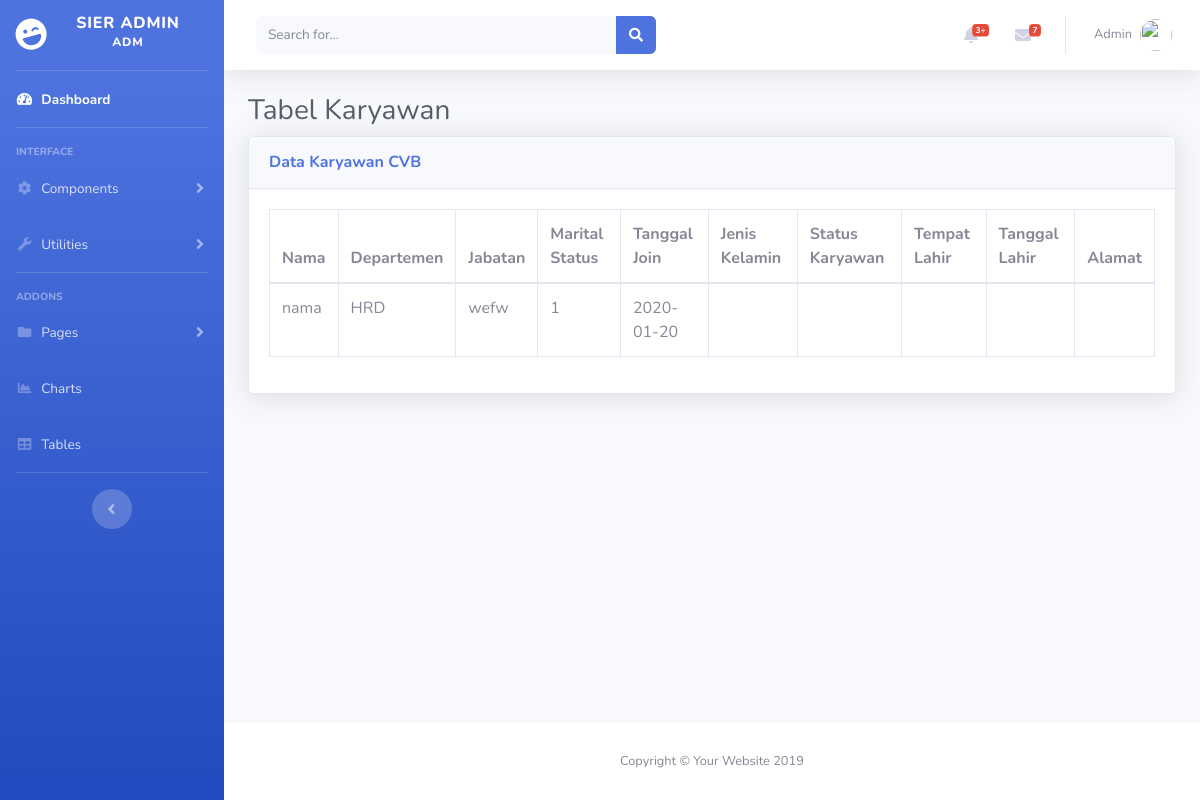
The app's page /admin/karyawan.php (signed in), older data.
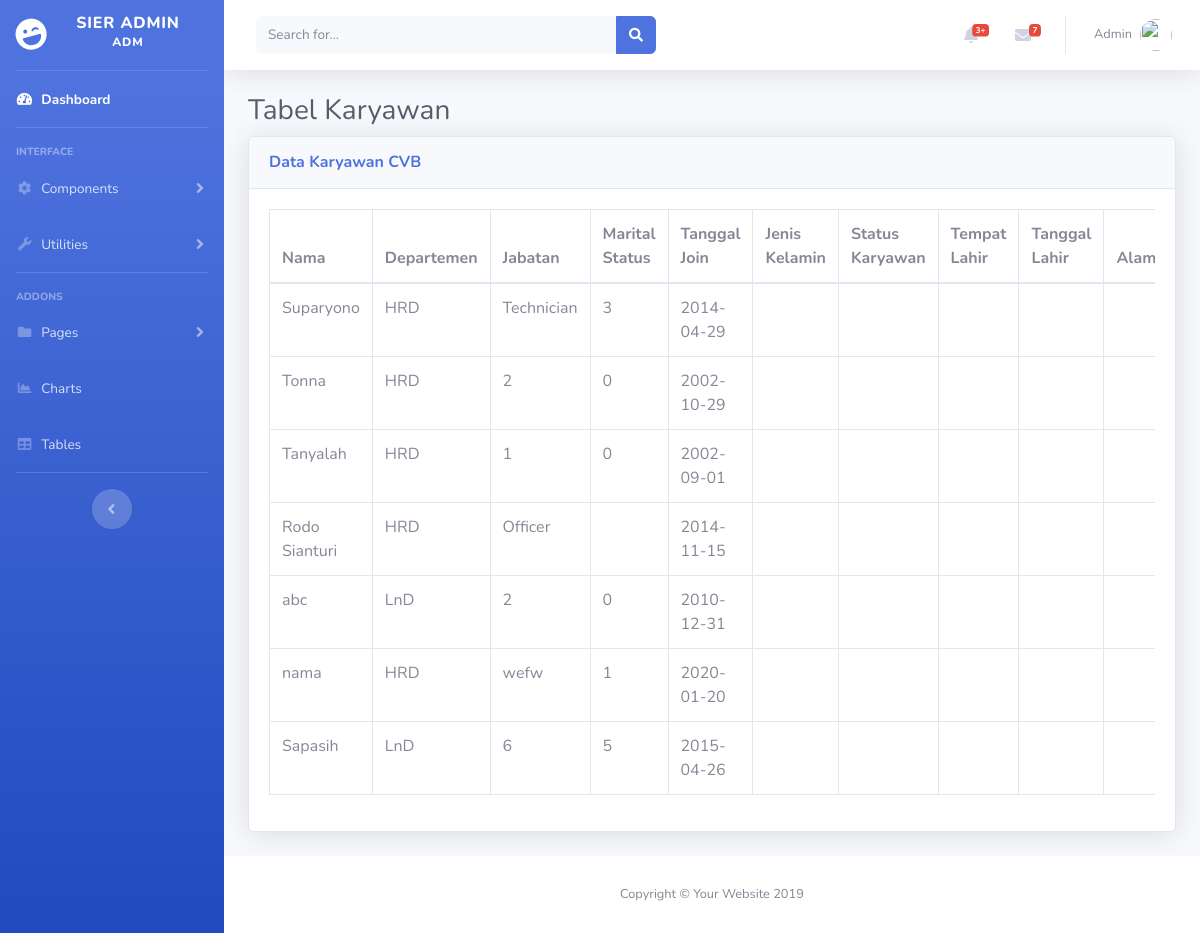
The same page, newer data.
### tables this page shows
CREATE TABLE `karyawan` (
  `id_karyawan` int(11) NOT NULL,
  `id_dept` int(11) DEFAULT NULL,
  `username` varchar(50) DEFAULT NULL,
  `password` varchar(50) DEFAULT NULL,
  `nama` varchar(50) DEFAULT NULL,
  `jabatan` varchar(50) DEFAULT NULL,
  `marital_status` int(10) DEFAULT NULL,
  `tanggal_masuk` date DEFAULT NULL,
  `jenis_kelamin` varchar(20) DEFAULT NULL,
  `status_karyawan` varchar(50) DEFAULT NULL,
  `tempat_lahir` varchar(50) DEFAULT NULL,
  `tanggal_lahir` date DEFAULT NULL,
  `alamat` text,
  `email` varchar(50) DEFAULT NULL,
  `no_telepon` varchar(20) DEFAULT NULL,
  `foto` varchar(200) DEFAULT NULL,
  `hak_akses` enum('admin','pic','manager') DEFAULT NULL
);

CREATE TABLE `departemen` (
  `id_dept` int(11) NOT NULL,
  `nama_dept` varchar(50) NOT NULL,
  `cost_center` varchar(50) NOT NULL
);

### admin/karyawan.php (the view, shortened to what the changed rows need)
<?php
include "../config/conn.php";
$stm = $pdo_conn->prepare("SELECT `id_karyawan`, `username`, `nama`, `jabatan`, `marital_status`, `tanggal_masuk`, `jenis_kelamin`, `status_karyawan`, `tempat_lahir`, `tanggal_lahir`, `alamat`, `email`, `no_telepon`, departemen.nama_dept
                           FROM `karyawan`
                           INNER JOIN departemen ON karyawan.id_dept = departemen.id_dept");
$stm->execute();
$rows = $stm->fetchAll(PDO::FETCH_ASSOC);
?>
<!DOCTYPE html>
<html lang="en">
<head>
  <link href="../assets/vendor/fontawesome-free/css/all.min.css" rel="stylesheet" type="text/css">
  <link href="../assets/css/sb-admin-2.min.css" rel="stylesheet">
</head>
<body id="page-top">
  <div id="wrapper">
    <div id="content-wrapper" class="d-flex flex-column">
      <div id="content">
        <div class="container-fluid">
          <h1 class="h3 mb-2 text-gray-800">Tabel Karyawan</h1>
          <div class="card shadow mb-4">
            <div class="card-body">
              <div class="table-responsive">
                <table class="table table-bordered" id="dataTable" width="100%" cellspacing="0">
                  <thead>
                    <tr>
                      <th>Nama</th>
                      <th>Departemen</th>
                      <th>Jabatan</th>
                      <th>Marital Status</th>
                      <th>Tanggal Join</th>
                      <th>Jenis Kelamin</th>
                      <th>Status Karyawan</th>
                      <th>Tempat Lahir</th>
                      <th>Tanggal Lahir</th>
                      <th>Alamat</th>
                    </tr>
                  </thead>
                  <tbody>
                    <?php
                    foreach ($rows as $row) {
                      echo ('
                      <tr>
                      <td>' . $row["nama"] . '</td>
                      <td>' . $row["nama_dept"] . '</td>
                      <td>' . $row["jabatan"] . '</td>
                      <td>' . $row["marital_status"] . '</td>
                      <td>' . $row["tanggal_masuk"] . '</td>
                      <td>' . $row["jenis_kelamin"] . '</td>
                      <td>' . $row["status_karyawan"] . '</td>
                      <td>' . $row["tempat_lahir"] . '</td>
                      <td>' . $row["tanggal_lahir"] . '</td>
                      <td>' . $row["alamat"] . '</td>
                    </tr>
                      ');
                    }
                    ?>
                  </tbody>
                </table>
              </div>
            </div>
          </div>
        </div>
      </div>
    </div>
  </div>
</body>
</html>

Row changes from the older to the newer data that the page shows:
added karyawan: nama "Suparyono", id_dept.nama_dept "HRD", jabatan "Technician", marital_status "3", tanggal_masuk "2014-04-29"
added karyawan: nama "Tonna", id_dept.nama_dept "HRD", jabatan "2", marital_status "0", tanggal_masuk "2002-10-29"
added karyawan: nama "Tanyalah", id_dept.nama_dept "HRD", jabatan "1", marital_status "0", tanggal_masuk "2002-09-01"
added karyawan: nama "Rodo Sianturi", id_dept.nama_dept "HRD", jabatan "Officer", tanggal_masuk "2014-11-15"
added karyawan: nama "abc", id_dept.nama_dept "LnD", jabatan "2", marital_status "0", tanggal_masuk "2010-12-31"
added karyawan: nama "Sapasih", id_dept.nama_dept "LnD", jabatan "6", marital_status "5", tanggal_masuk "2015-04-26"
